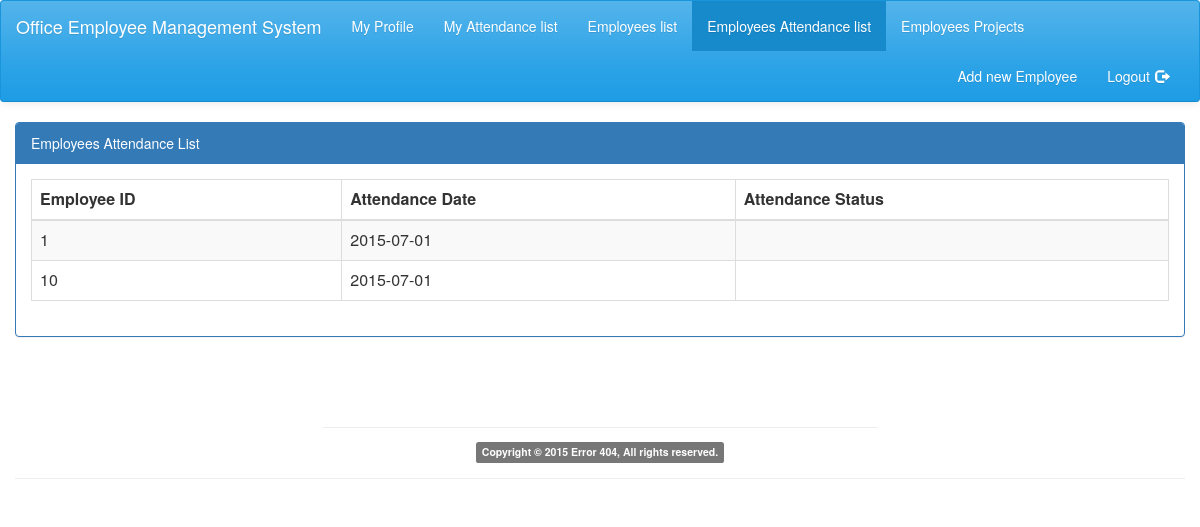
Screenshot of /index.php?page=attendance (signed in) with the database file from the repository.
### tables this page shows
CREATE TABLE IF NOT EXISTS `emp_attendance` (
  `id` int(11) NOT NULL,
  `empid` int(11) NOT NULL,
  `Date` date NOT NULL,
  `AttendanceStatus` varchar(30) NOT NULL
);

### index.php (called while the page is built, shortened)
<?php
require("helpers.php");
if(isset($_GET['page']))
{
    $page = $_GET['page'];
}
else
    $page = "home";
render($page);
?>

### views/attendance.php (the view, shortened to what this page needs)
            <div class="row">
                <div class="col-md-12">
                    <div class="panel panel-primary">
                            <div class="panel-heading">
                                 Employees Attendance List
                            </div>
                        <div class="panel-body">
                            <div class="table-responsive">
                                <table class="table table-striped table-bordered table-hover" id="dataTables-example">
                                    <thead>
                                        <tr>
                                            <th>Employee ID</th>
                                            <th>Attendance Date</th>
                                            <th>Attendance Status</th>
                                        </tr>
                                    </thead>
                                    <tbody><div id="data">
                                        <?php
                      $result=query("select * from emp_attendance");
                                            while($row=mysql_fetch_array($result)){
                                                $output="<tr><td>".$row['empid']."</td><td id='na'>".$row['Date']."</td><td>".$row['Attendance Status']."</td></tr>";
                                            echo $output;
                                            }
?>
                                         </div>
                                    </tbody>
                                </table>
                            </div>
                        </div>
                    </div>
                 </div>
</div>

### rows the page displays
emp_attendance: empid "1", Date "2015-07-01"
emp_attendance: empid "10", Date "2015-07-01"
